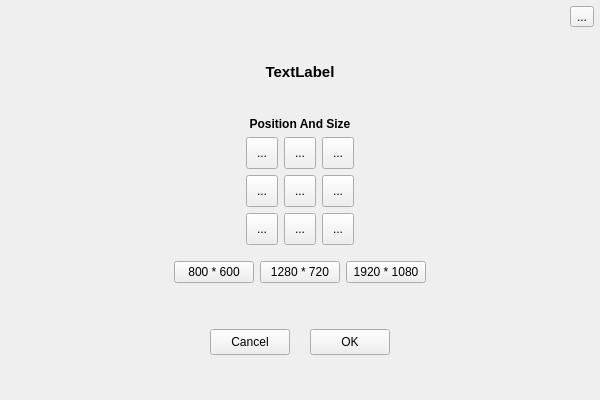
<?xml version="1.0" encoding="UTF-8"?>
<ui version="4.0">
 <class>RegionSelector</class>
 <widget class="QWidget" name="RegionSelector">
  <property name="geometry">
   <rect>
    <x>0</x>
    <y>0</y>
    <width>600</width>
    <height>400</height>
   </rect>
  </property>
  <property name="windowTitle">
   <string>Form</string>
  </property>
  <layout class="QVBoxLayout" name="verticalLayout_2">
   <property name="leftMargin">
    <number>6</number>
   </property>
   <property name="topMargin">
    <number>6</number>
   </property>
   <property name="rightMargin">
    <number>6</number>
   </property>
   <property name="bottomMargin">
    <number>15</number>
   </property>
   <item>
    <layout class="QHBoxLayout" name="horizontalLayout">
     <item>
      <spacer name="horizontalSpacer">
       <property name="orientation">
        <enum>Qt::Horizontal</enum>
       </property>
       <property name="sizeHint" stdset="0">
        <size>
         <width>40</width>
         <height>20</height>
        </size>
       </property>
      </spacer>
     </item>
     <item>
      <widget class="QToolButton" name="close">
       <property name="text">
        <string>...</string>
       </property>
       <property name="icon">
        <iconset resource="../res.qrc">
         <normaloff>:/res/icons/CloseHover_24x.svg</normaloff>
         <activeoff>:/res/icons/Close_24x.svg</activeoff>:/res/icons/CloseHover_24x.svg</iconset>
       </property>
      </widget>
     </item>
    </layout>
   </item>
   <item>
    <spacer name="verticalSpacer">
     <property name="orientation">
      <enum>Qt::Vertical</enum>
     </property>
     <property name="sizeHint" stdset="0">
      <size>
       <width>20</width>
       <height>40</height>
      </size>
     </property>
    </spacer>
   </item>
   <item>
    <widget class="QLabel" name="message">
     <property name="font">
      <font>
       <pointsize>11</pointsize>
       <bold>true</bold>
      </font>
     </property>
     <property name="text">
      <string>TextLabel</string>
     </property>
     <property name="alignment">
      <set>Qt::AlignCenter</set>
     </property>
     <property name="wordWrap">
      <bool>true</bool>
     </property>
    </widget>
   </item>
   <item>
    <spacer name="verticalSpacer_4">
     <property name="orientation">
      <enum>Qt::Vertical</enum>
     </property>
     <property name="sizeType">
      <enum>QSizePolicy::Fixed</enum>
     </property>
     <property name="sizeHint" stdset="0">
      <size>
       <width>20</width>
       <height>30</height>
      </size>
     </property>
    </spacer>
   </item>
   <item>
    <widget class="QLabel" name="label_2">
     <property name="font">
      <font>
       <bold>true</bold>
      </font>
     </property>
     <property name="text">
      <string>Position And Size</string>
     </property>
     <property name="alignment">
      <set>Qt::AlignCenter</set>
     </property>
    </widget>
   </item>
   <item>
    <layout class="QVBoxLayout" name="verticalLayout">
     <item>
      <layout class="QHBoxLayout" name="horizontalLayout_3">
       <item>
        <spacer name="horizontalSpacer_10">
         <property name="orientation">
          <enum>Qt::Horizontal</enum>
         </property>
         <property name="sizeHint" stdset="0">
          <size>
           <width>40</width>
           <height>20</height>
          </size>
         </property>
        </spacer>
       </item>
       <item>
        <widget class="QToolButton" name="leftTop">
         <property name="minimumSize">
          <size>
           <width>32</width>
           <height>32</height>
          </size>
         </property>
         <property name="maximumSize">
          <size>
           <width>32</width>
           <height>32</height>
          </size>
         </property>
         <property name="text">
          <string>...</string>
         </property>
         <property name="icon">
          <iconset resource="../res.qrc">
           <normaloff>:/res/icons/LeftTop_32x.svg</normaloff>:/res/icons/LeftTop_32x.svg</iconset>
         </property>
         <property name="iconSize">
          <size>
           <width>24</width>
           <height>24</height>
          </size>
         </property>
        </widget>
       </item>
       <item>
        <widget class="QToolButton" name="top">
         <property name="minimumSize">
          <size>
           <width>32</width>
           <height>32</height>
          </size>
         </property>
         <property name="maximumSize">
          <size>
           <width>32</width>
           <height>32</height>
          </size>
         </property>
         <property name="text">
          <string>...</string>
         </property>
         <property name="icon">
          <iconset resource="../res.qrc">
           <normaloff>:/res/icons/Top_32x.svg</normaloff>:/res/icons/Top_32x.svg</iconset>
         </property>
         <property name="iconSize">
          <size>
           <width>24</width>
           <height>24</height>
          </size>
         </property>
        </widget>
       </item>
       <item>
        <widget class="QToolButton" name="rightTop">
         <property name="minimumSize">
          <size>
           <width>32</width>
           <height>32</height>
          </size>
         </property>
         <property name="maximumSize">
          <size>
           <width>32</width>
           <height>32</height>
          </size>
         </property>
         <property name="text">
          <string>...</string>
         </property>
         <property name="icon">
          <iconset resource="../res.qrc">
           <normaloff>:/res/icons/RightTop_32x.svg</normaloff>:/res/icons/RightTop_32x.svg</iconset>
         </property>
         <property name="iconSize">
          <size>
           <width>24</width>
           <height>24</height>
          </size>
         </property>
        </widget>
       </item>
       <item>
        <spacer name="horizontalSpacer_11">
         <property name="orientation">
          <enum>Qt::Horizontal</enum>
         </property>
         <property name="sizeHint" stdset="0">
          <size>
           <width>40</width>
           <height>20</height>
          </size>
         </property>
        </spacer>
       </item>
      </layout>
     </item>
     <item>
      <layout class="QHBoxLayout" name="horizontalLayout_4">
       <item>
        <spacer name="horizontalSpacer_6">
         <property name="orientation">
          <enum>Qt::Horizontal</enum>
         </property>
         <property name="sizeHint" stdset="0">
          <size>
           <width>40</width>
           <height>20</height>
          </size>
         </property>
        </spacer>
       </item>
       <item>
        <widget class="QToolButton" name="left">
         <property name="minimumSize">
          <size>
           <width>32</width>
           <height>32</height>
          </size>
         </property>
         <property name="maximumSize">
          <size>
           <width>32</width>
           <height>32</height>
          </size>
         </property>
         <property name="text">
          <string>...</string>
         </property>
         <property name="icon">
          <iconset resource="../res.qrc">
           <normaloff>:/res/icons/Left_32x.svg</normaloff>:/res/icons/Left_32x.svg</iconset>
         </property>
         <property name="iconSize">
          <size>
           <width>24</width>
           <height>24</height>
          </size>
         </property>
        </widget>
       </item>
       <item>
        <widget class="QToolButton" name="center">
         <property name="minimumSize">
          <size>
           <width>32</width>
           <height>32</height>
          </size>
         </property>
         <property name="maximumSize">
          <size>
           <width>32</width>
           <height>32</height>
          </size>
         </property>
         <property name="text">
          <string>...</string>
         </property>
         <property name="icon">
          <iconset resource="../res.qrc">
           <normaloff>:/res/icons/Center_32x.svg</normaloff>:/res/icons/Center_32x.svg</iconset>
         </property>
         <property name="iconSize">
          <size>
           <width>24</width>
           <height>24</height>
          </size>
         </property>
        </widget>
       </item>
       <item>
        <widget class="QToolButton" name="right">
         <property name="minimumSize">
          <size>
           <width>32</width>
           <height>32</height>
          </size>
         </property>
         <property name="maximumSize">
          <size>
           <width>32</width>
           <height>32</height>
          </size>
         </property>
         <property name="text">
          <string>...</string>
         </property>
         <property name="icon">
          <iconset resource="../res.qrc">
           <normaloff>:/res/icons/Right_32x.svg</normaloff>:/res/icons/Right_32x.svg</iconset>
         </property>
         <property name="iconSize">
          <size>
           <width>24</width>
           <height>24</height>
          </size>
         </property>
        </widget>
       </item>
       <item>
        <spacer name="horizontalSpacer_7">
         <property name="orientation">
          <enum>Qt::Horizontal</enum>
         </property>
         <property name="sizeHint" stdset="0">
          <size>
           <width>40</width>
           <height>20</height>
          </size>
         </property>
        </spacer>
       </item>
      </layout>
     </item>
     <item>
      <layout class="QHBoxLayout" name="horizontalLayout_5">
       <item>
        <spacer name="horizontalSpacer_8">
         <property name="orientation">
          <enum>Qt::Horizontal</enum>
         </property>
         <property name="sizeHint" stdset="0">
          <size>
           <width>40</width>
           <height>20</height>
          </size>
         </property>
        </spacer>
       </item>
       <item>
        <widget class="QToolButton" name="leftBottom">
         <property name="minimumSize">
          <size>
           <width>32</width>
           <height>32</height>
          </size>
         </property>
         <property name="maximumSize">
          <size>
           <width>32</width>
           <height>32</height>
          </size>
         </property>
         <property name="text">
          <string>...</string>
         </property>
         <property name="icon">
          <iconset resource="../res.qrc">
           <normaloff>:/res/icons/LeftBottom_32x.svg</normaloff>:/res/icons/LeftBottom_32x.svg</iconset>
         </property>
         <property name="iconSize">
          <size>
           <width>24</width>
           <height>24</height>
          </size>
         </property>
        </widget>
       </item>
       <item>
        <widget class="QToolButton" name="bottom">
         <property name="minimumSize">
          <size>
           <width>32</width>
           <height>32</height>
          </size>
         </property>
         <property name="maximumSize">
          <size>
           <width>32</width>
           <height>32</height>
          </size>
         </property>
         <property name="text">
          <string>...</string>
         </property>
         <property name="icon">
          <iconset resource="../res.qrc">
           <normaloff>:/res/icons/Bottom_32x.svg</normaloff>:/res/icons/Bottom_32x.svg</iconset>
         </property>
         <property name="iconSize">
          <size>
           <width>24</width>
           <height>24</height>
          </size>
         </property>
        </widget>
       </item>
       <item>
        <widget class="QToolButton" name="rightBottom">
         <property name="minimumSize">
          <size>
           <width>32</width>
           <height>32</height>
          </size>
         </property>
         <property name="maximumSize">
          <size>
           <width>32</width>
           <height>32</height>
          </size>
         </property>
         <property name="text">
          <string>...</string>
         </property>
         <property name="icon">
          <iconset resource="../res.qrc">
           <normaloff>:/res/icons/RightBottom_32x.svg</normaloff>:/res/icons/RightBottom_32x.svg</iconset>
         </property>
         <property name="iconSize">
          <size>
           <width>24</width>
           <height>24</height>
          </size>
         </property>
        </widget>
       </item>
       <item>
        <spacer name="horizontalSpacer_9">
         <property name="orientation">
          <enum>Qt::Horizontal</enum>
         </property>
         <property name="sizeHint" stdset="0">
          <size>
           <width>40</width>
           <height>20</height>
          </size>
         </property>
        </spacer>
       </item>
      </layout>
     </item>
    </layout>
   </item>
   <item>
    <spacer name="verticalSpacer_3">
     <property name="orientation">
      <enum>Qt::Vertical</enum>
     </property>
     <property name="sizeType">
      <enum>QSizePolicy::Fixed</enum>
     </property>
     <property name="sizeHint" stdset="0">
      <size>
       <width>20</width>
       <height>10</height>
      </size>
     </property>
    </spacer>
   </item>
   <item>
    <layout class="QHBoxLayout" name="horizontalLayout_6">
     <item>
      <spacer name="horizontalSpacer_2">
       <property name="orientation">
        <enum>Qt::Horizontal</enum>
       </property>
       <property name="sizeHint" stdset="0">
        <size>
         <width>40</width>
         <height>20</height>
        </size>
       </property>
      </spacer>
     </item>
     <item>
      <widget class="QPushButton" name="resize_800_600">
       <property name="text">
        <string>800 * 600</string>
       </property>
      </widget>
     </item>
     <item>
      <widget class="QPushButton" name="resize_1280_720">
       <property name="text">
        <string>1280 * 720</string>
       </property>
      </widget>
     </item>
     <item>
      <widget class="QPushButton" name="resize_1920_1080">
       <property name="text">
        <string>1920 * 1080</string>
       </property>
      </widget>
     </item>
     <item>
      <spacer name="horizontalSpacer_3">
       <property name="orientation">
        <enum>Qt::Horizontal</enum>
       </property>
       <property name="sizeHint" stdset="0">
        <size>
         <width>40</width>
         <height>20</height>
        </size>
       </property>
      </spacer>
     </item>
    </layout>
   </item>
   <item>
    <spacer name="verticalSpacer_2">
     <property name="orientation">
      <enum>Qt::Vertical</enum>
     </property>
     <property name="sizeType">
      <enum>QSizePolicy::Fixed</enum>
     </property>
     <property name="sizeHint" stdset="0">
      <size>
       <width>20</width>
       <height>40</height>
      </size>
     </property>
    </spacer>
   </item>
   <item>
    <layout class="QHBoxLayout" name="horizontalLayout_2">
     <property name="spacing">
      <number>20</number>
     </property>
     <item>
      <spacer name="horizontalSpacer_4">
       <property name="orientation">
        <enum>Qt::Horizontal</enum>
       </property>
       <property name="sizeHint" stdset="0">
        <size>
         <width>40</width>
         <height>20</height>
        </size>
       </property>
      </spacer>
     </item>
     <item>
      <widget class="QPushButton" name="cancel">
       <property name="minimumSize">
        <size>
         <width>0</width>
         <height>26</height>
        </size>
       </property>
       <property name="text">
        <string>Cancel</string>
       </property>
      </widget>
     </item>
     <item>
      <widget class="QPushButton" name="ok">
       <property name="minimumSize">
        <size>
         <width>0</width>
         <height>26</height>
        </size>
       </property>
       <property name="text">
        <string>OK</string>
       </property>
      </widget>
     </item>
     <item>
      <spacer name="horizontalSpacer_5">
       <property name="orientation">
        <enum>Qt::Horizontal</enum>
       </property>
       <property name="sizeHint" stdset="0">
        <size>
         <width>40</width>
         <height>20</height>
        </size>
       </property>
      </spacer>
     </item>
    </layout>
   </item>
   <item>
    <spacer name="verticalSpacer_5">
     <property name="orientation">
      <enum>Qt::Vertical</enum>
     </property>
     <property name="sizeHint" stdset="0">
      <size>
       <width>20</width>
       <height>40</height>
      </size>
     </property>
    </spacer>
   </item>
  </layout>
 </widget>
 <resources>
  <include location="../res.qrc"/>
 </resources>
 <connections/>
</ui>
